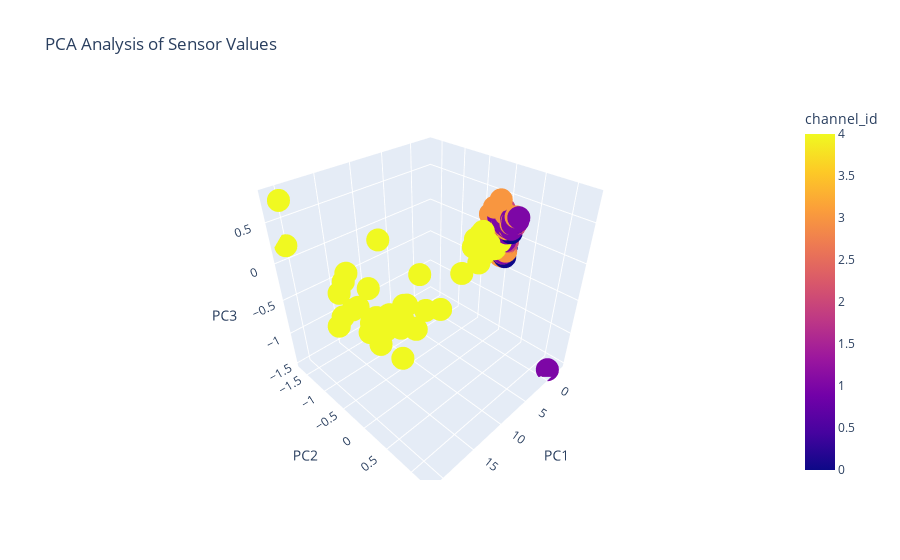

The code cell stored with this chart in its notebook:
### Code cell
from sklearn.preprocessing import StandardScaler

# Standardize the data before PCA
scaler = StandardScaler()
df_numeric_scaled = scaler.fit_transform(df_numeric)

# Perform PCA with 3 components
pca = PCA(n_components=3)
principal_components = pca.fit_transform(df_numeric_scaled)

# Create a DataFrame with the principal components
pca_df = pd.DataFrame(data=principal_components, columns=['PC1', 'PC2', 'PC3'])
pca_df['channel_id'] = filtered_df['channel_id'].values

# Visualize the PCA result using Plotly for the first three principal components
fig = px.scatter_3d(pca_df, x='PC1', y='PC2', z='PC3', color='channel_id', title='PCA Analysis of Sensor Values')
fig.show()

### Figure 1 — Plotly figure (JSON) as saved in the notebook; plotly's stock layout.template omitted (floating-point values rounded to 4 significant figures; data arrays with more than 128 entries replaced by an {"elided": "..."} marker saying what was removed)
{"data": [{"hovertemplate": "PC1=%{x}<br>PC2=%{y}<br>PC3=%{z}<br>channel_id=%{marker.color}<extra></extra>", "legendgroup": "", "marker": {"color": {"elided": "313 int values"}, "coloraxis": "coloraxis", "symbol": "circle"}, "mode": "markers", "name": "", "scene": "scene", "showlegend": false, "type": "scatter3d", "x": {"elided": "313 float values"}, "y": {"elided": "313 float values"}, "z": {"elided": "313 float values"}}], "layout": {"coloraxis": {"colorbar": {"title": {"text": "channel_id"}}, "colorscale": [[0, "#0d0887"], [0.1111, "#46039f"], [0.2222, "#7201a8"], [0.3333, "#9c179e"], [0.4444, "#bd3786"], [0.5556, "#d8576b"], [0.6667, "#ed7953"], [0.7778, "#fb9f3a"], [0.8889, "#fdca26"], [1, "#f0f921"]]}, "legend": {"tracegroupgap": 0}, "scene": {"domain": {"x": [0, 1], "y": [0, 1]}, "xaxis": {"title": {"text": "PC1"}}, "yaxis": {"title": {"text": "PC2"}}, "zaxis": {"title": {"text": "PC3"}}}, "title": {"text": "PCA Analysis of Sensor Values"}}}
